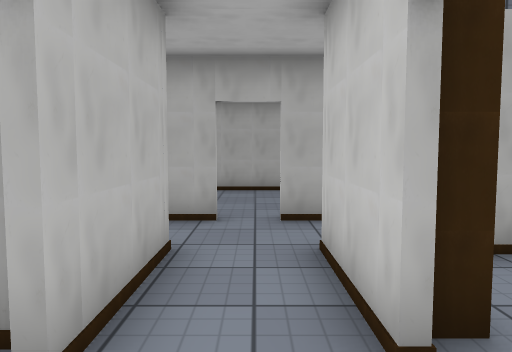
[1] (above)

19 first-person views from a walk through a 3-D level made in the Unity game engine. The camera is 1.3 m above the floor, tilts 4° down and sees 70° across. The floor is counted in squares, 1 m on a side. Each view is taken from the middle of a square. On the plan, view 1 faces up. The plan holds only what a view shows up to about 15 squares ahead; the rest is blank. The player is left out. Some surface patterns are stand-ins.

[2]
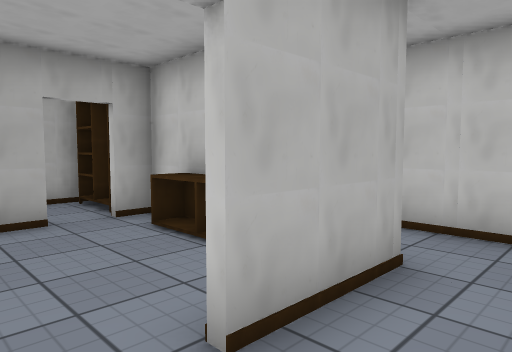

[3]
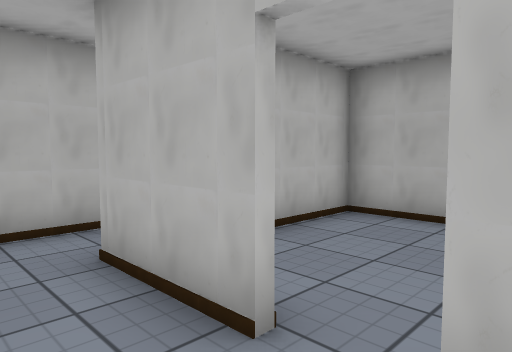

[4]
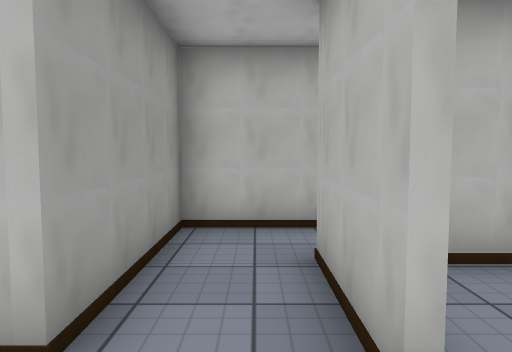

[5]
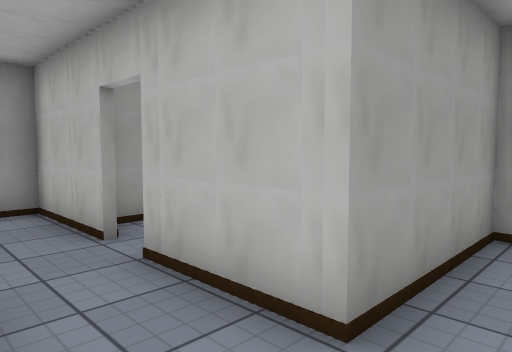

[6]
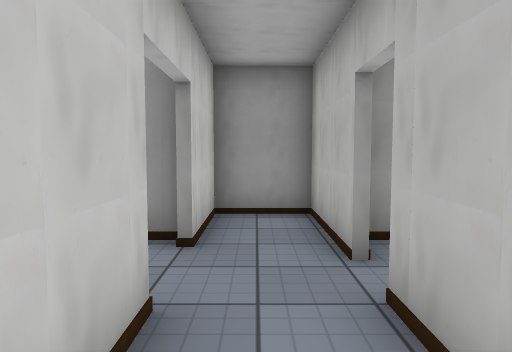

[7]
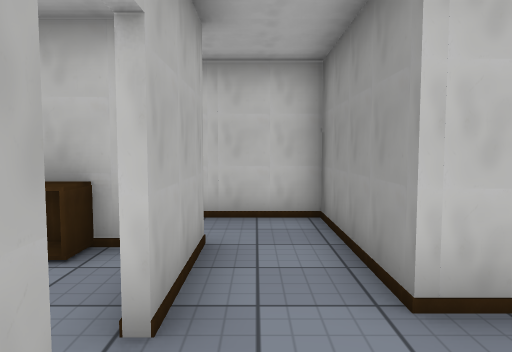

[8]
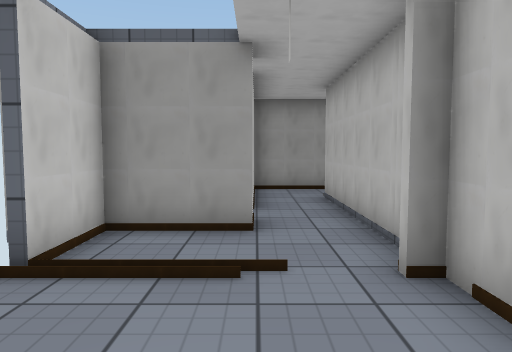

[9]
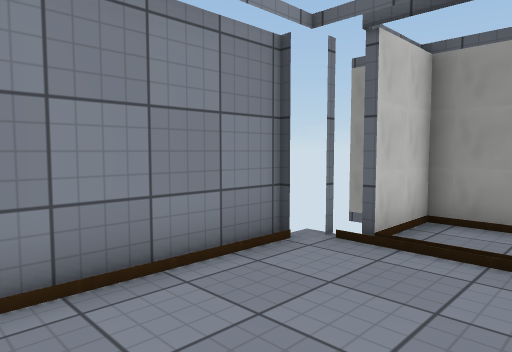

[10]
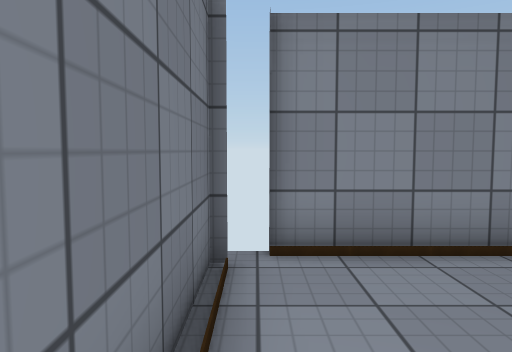

[11]
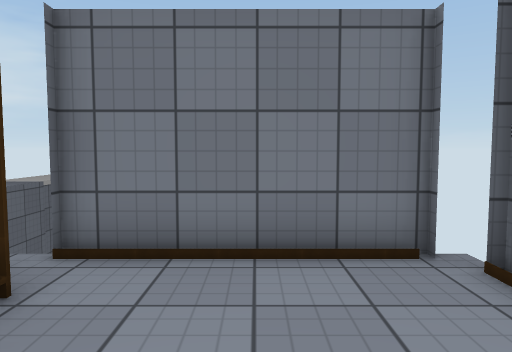

[12]
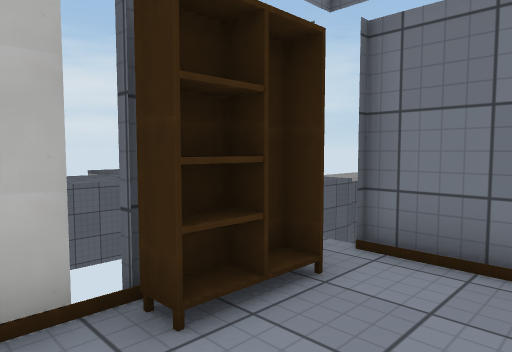

[13]
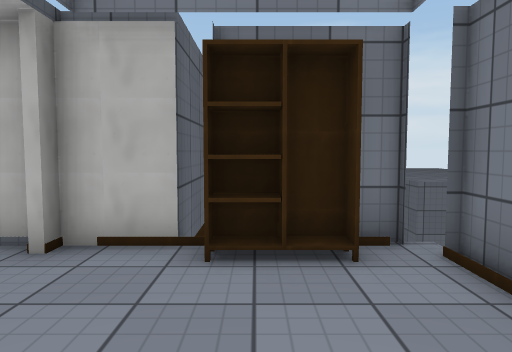

[14]
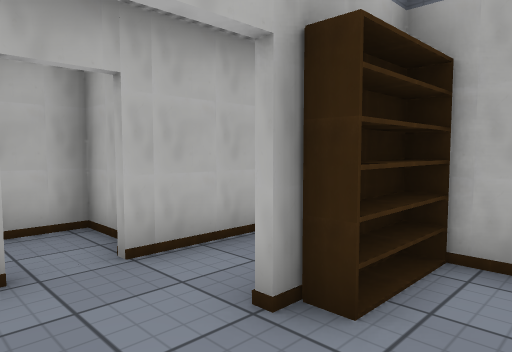

[15]
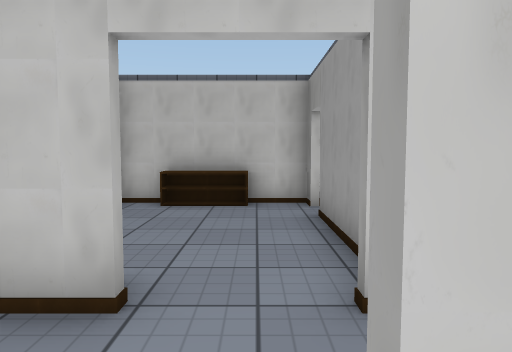

[16]
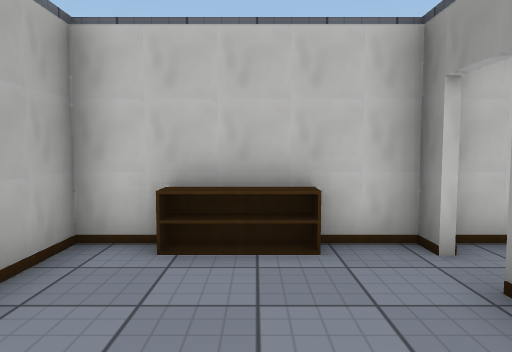

[17]
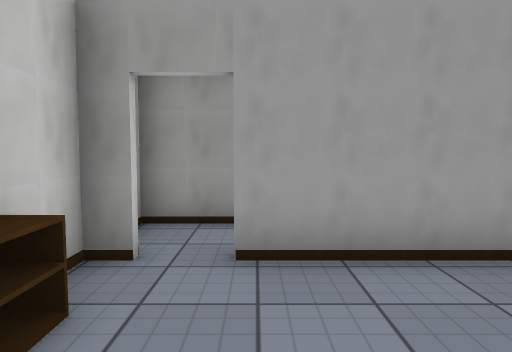

[18]
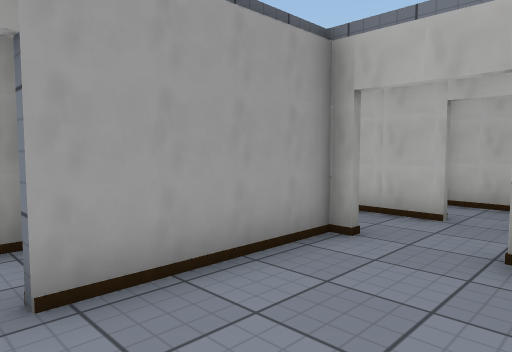

[19]
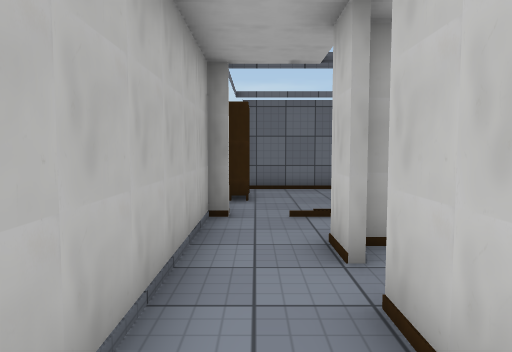

### Floor plan
Key: @ floor where view 1 was taken; # wall or solid block; x gap in a wall; . floor; ^ raised ledge.
Columns run from 5 left of view 1 to 9 right of it. Each row starts with its distance up from view 1.
 29   #
 28   #
 27   #
 26
 25
 24
 23
 22
 21
 20
 19         #####x
 18         x.....x
 17         ##....#
 16         ##....#
 15        ##.....#
 14      ####.....x
 13      #.##....#
 12   ####x##....#
 11   #.....#.####
 10   #....^#.#
  9   #....^#.#
  8   #.....#.#
  7 #.###.###.#
  6 #.........#
  5 #......######
  4 #####.##....#
  3  ####.#.....#
  2  #..#.......#
  1  #..........#
  0  #..#@#..##.#
 -1    ##.####..#
 -2     #.#   ..#
 -3     ###   ###

Positions as (right, up) in squares from view 1, and headings:
1: (0, 0), facing up
2: (-1, 5), facing up-right
3: (1, 5), facing up-left
4: (1, 6), facing left
5: (1, 6), facing down-left
6: (0, 5), facing down
7: (-2, 6), facing right
8: (5, 17), facing down
9: (5, 18), facing down-right
10: (4, 18), facing right
11: (6, 14), facing up
12: (6, 14), facing up-left
13: (8, 16), facing left
14: (3, 0), facing up-left
15: (-2, 1), facing right
16: (2, 2), facing right
17: (5, 4), facing down
18: (6, 3), facing down-left
19: (4, 6), facing up
